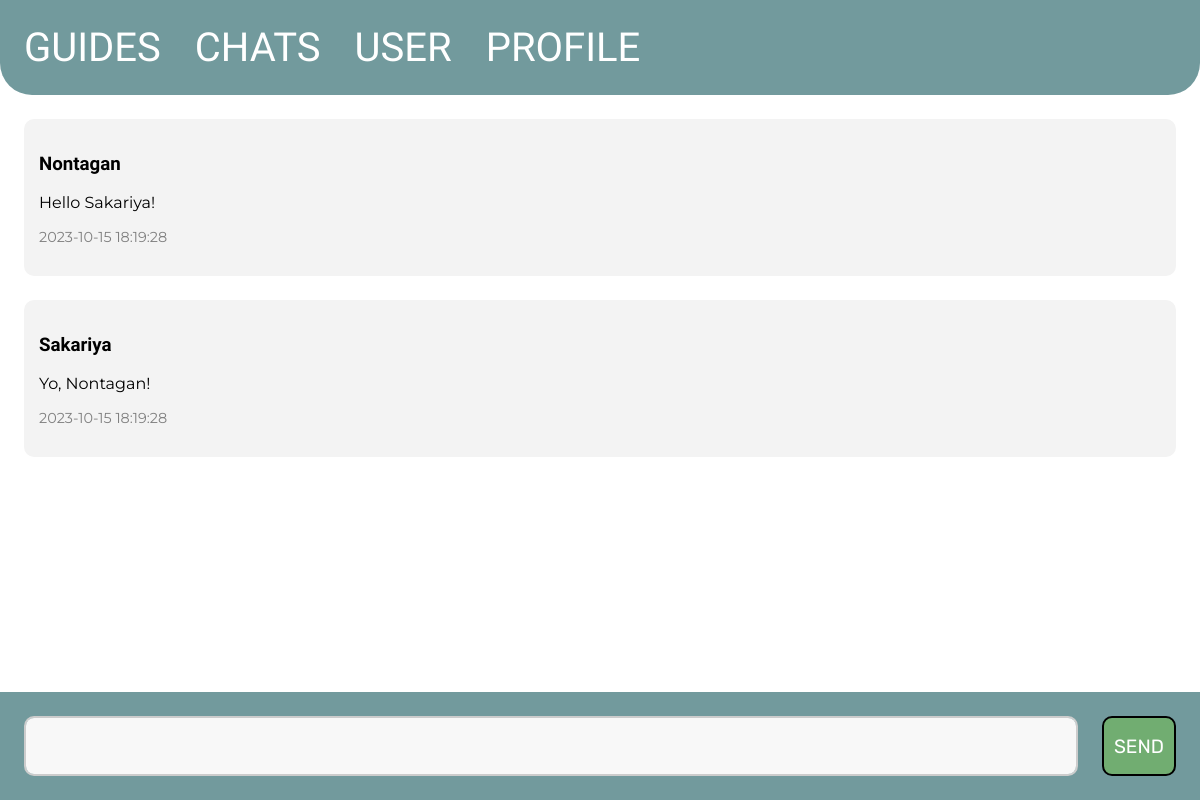
/4/message/, run on an earlier commit of the app's database.
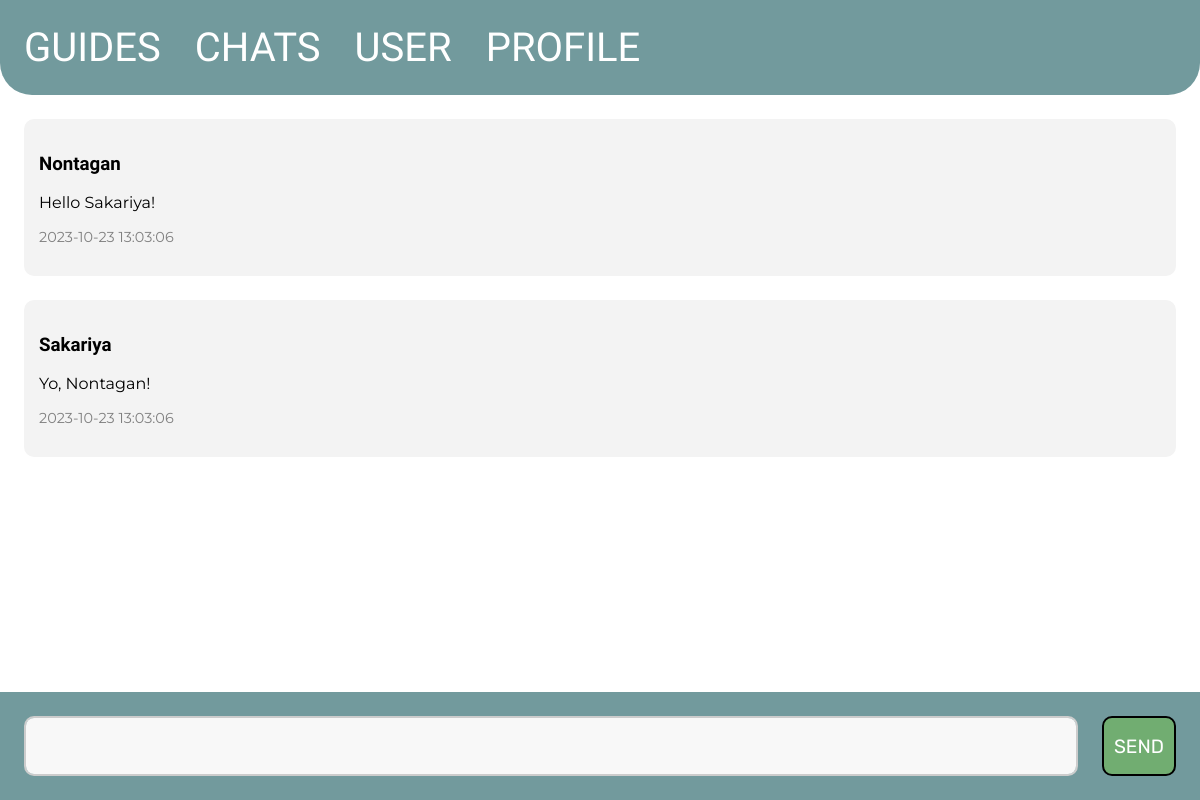
And on a later commit of the database.
### tables this page shows
CREATE TABLE message
(
    id      INTEGER PRIMARY KEY AUTOINCREMENT,
    content TEXT,
    date    TIMESTAMP NOT NULL DEFAULT CURRENT_TIMESTAMP,
    inChat  INTEGER   NOT NULL,
    byUser  INTEGER   NOT NULL,
    FOREIGN KEY (byUser) REFERENCES user (id),
    FOREIGN KEY (inChat) REFERENCES chat (id)
);

CREATE TABLE user
(
    id        INTEGER PRIMARY KEY AUTOINCREMENT,
    firstname TEXT NOT NULL,
    lastname  TEXT NOT NULL,
    age       INTEGER,
    country   TEXT
);

### app.py (the view, shortened to what this page needs)
@app.route('/<int:id>/message/', methods=('GET', 'POST'))
def message(id):
    global user_id
    conn = get_db_connection()
    message = conn.execute(
        'SELECT * FROM message, chat, user WHERE chat.id = ? AND message.inChat = chat.id AND user.id = message.byUser ORDER BY message.id DESC',
        (id,)).fetchall()
    return render_template('message.html', message=message)

### app.py (called while the page is built)
def get_db_connection():
    conn = sqlite3.connect('database.db')
    conn.row_factory = sqlite3.Row
    return conn

### templates/message.html
{% extends 'base.html' %}
{% block content %}
    {% for message in message %}
        <div class='post'>
            <h3>{{ message['firstname'] }}</h3>
            <p>{{ message['content'] }}</p>
            <p id="date">{{ message['date'] }}</p>
        </div>
    {% endfor %}
    <form id="message-form" method="post">
        <textarea id="messagearea" name="message" placeholder="Type here">
            {{ request.form['message'] }}
        </textarea>
        <button id="send-button" type="submit">SEND</button>
    </form>
{% endblock %}

What changed in the data, as far as the page shows it:
changed message "Hello Sakariya!": date "2023-10-15 18:19:28" → "2023-10-23 13:03:06"
changed message "Yo, Nontagan!": date "2023-10-15 18:19:28" → "2023-10-23 13:03:06"
